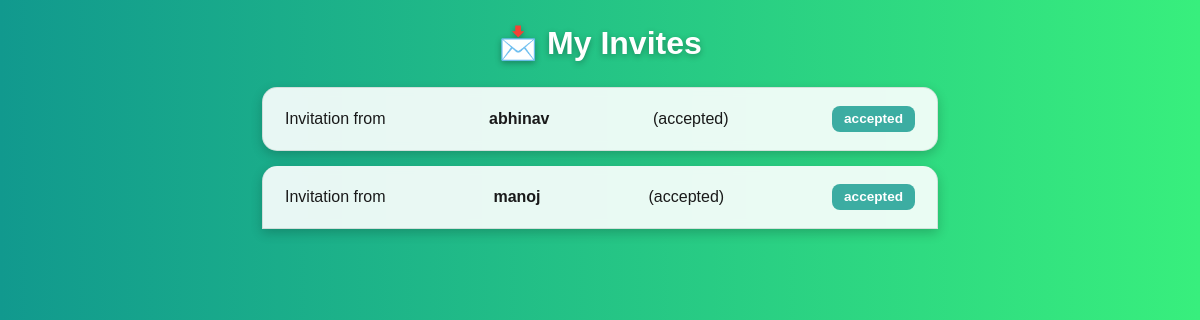
Screenshot of /my_invites (signed in) with the database file from the repository.
### tables this page shows
CREATE TABLE invites (
            id INTEGER PRIMARY KEY AUTOINCREMENT,
            sender_id INTEGER NOT NULL,
            receiver_id INTEGER NOT NULL,
            status TEXT DEFAULT 'pending',
            FOREIGN KEY (sender_id) REFERENCES users(id),
            FOREIGN KEY (receiver_id) REFERENCES users(id)
        );

CREATE TABLE users (
            id INTEGER PRIMARY KEY AUTOINCREMENT,
            username TEXT UNIQUE NOT NULL,
            email TEXT UNIQUE NOT NULL,
            password TEXT NOT NULL,
            fullname TEXT,
            contact TEXT,
            resume TEXT,
            skills TEXT,
            domain TEXT
        );

### app.py (the view)
@app.route("/my_invites")
def my_invites():
    if "user_id" not in session:
        return redirect(url_for("login"))
    conn = get_db_connection()
    invites = conn.execute("""
        SELECT invites.id, users.username AS sender, invites.status
        FROM invites
        JOIN users ON invites.sender_id = users.id
        WHERE invites.receiver_id = ?
    """, (session["user_id"],)).fetchall()
    conn.close()
    return render_template("my_invites.html", invites=invites)

### app.py (called while the page is built)
def get_db_connection():
    conn = sqlite3.connect("users.db")
    conn.row_factory = sqlite3.Row
    return conn

### templates/my_invites.html (shortened to what this page needs)
<!DOCTYPE html>
<html lang="en">
<head>
  <link href="https://cdn.jsdelivr.net/npm/bootstrap@5.3.2/dist/css/bootstrap.min.css" rel="stylesheet">
</head>
<body class="container mt-4">
  <h2>📩 My Invites</h2>
  {% for invite in invites %}
    <li class="list-group-item d-flex justify-content-between align-items-center">
      Invitation from <b>{{ invite["sender"] }}</b> ({{ invite["status"] }})
      {% if invite["status"] == "pending" %}
      <div>
        <form action="{{ url_for('respond_invite', invite_id=invite['id'], action='accept') }}" method="post" style="display:inline;">
          <button type="submit" class="btn btn-success btn-sm">✔ Accept</button>
        </form>
        <form action="{{ url_for('respond_invite', invite_id=invite['id'], action='reject') }}" method="post" style="display:inline;">
          <button type="submit" class="btn btn-danger btn-sm">✖ Decline</button>
        </form>
      </div>
      {% else %}
        <span class="badge">{{ invite["status"] }}</span>
      {% endif %}
    </li>
  {% endfor %}
</body>
</html>
</html>

### templates/my_invites.html (style rules this page uses)
body { background: linear-gradient(to right, #11998e, #38ef7d); color: #1a1a1a; font-family: Arial, sans-serif; min-height: 100vh; }
.container { max-width: 700px; }
h2 { text-align: center; margin-bottom: 25px; font-weight: bold; color: #ffffff; text-shadow: 0 2px 6px rgba(0,0,0,0.3); }
.list-group-item { background: rgba(255, 255, 255, 0.9); color: #1a1a1a; border: 1px solid rgba(0,0,0,0.1); border-radius: 15px; margin-bottom: 15px; padding: 18px 22px; box-shadow: 0 4px 12px rgba(0,0,0,0.2); backdrop-filter: blur(4px); }
.badge { font-size: 0.85rem; padding: 6px 12px; border-radius: 8px; background: rgba(17, 153, 142, 0.8); color: #fff; }

### rows the page displays
invites: sender "abhinav", status "accepted"
invites: sender "manoj", status "accepted"
